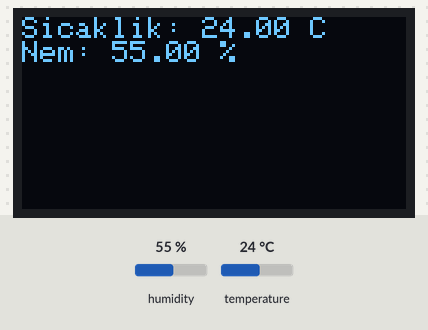
Recording of a sketch running on a simulated ESP8266 (NodeMCU). Shown: 128×64 one-colour display. Inputs (shaded band) come from the test bench; at power-on: humidity 55 %, temperature 24 °C. WiFi joins after 1.5 s; servers stay silent unless stated; the display library's start-up logo is not drawn; what the sketch prints to the serial monitor is not drawn.

Above: at 6.2 s.
6.3 s: humidity set to 22 %
At 8.6 s:
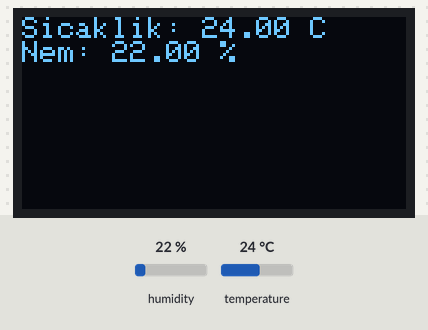
9.3 s: temperature set to 12 °C
At 10.7 s:
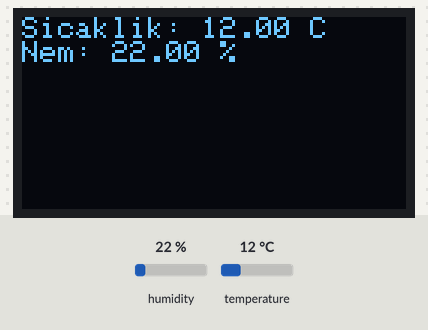
12.3 s: humidity set to 40 %
At 15.0 s:
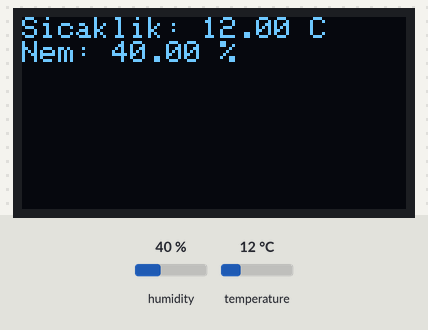
15.3 s: temperature set to 19 °C
Timing chart, 0 to 18.3 s (numbered marks = the images above; inputs shaded):
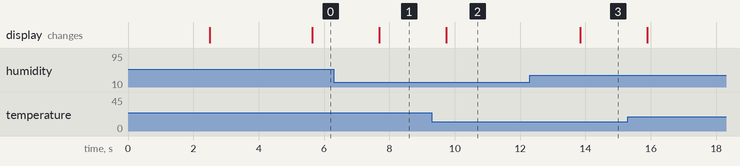

The sketch:

Hava_Sicaklik_Nem.ino
```cpp
#include <Wire.h>
#include <Adafruit_GFX.h>
#include <Adafruit_SSD1306.h>
#include <DHT.h>
#include <ESP8266WiFi.h>
#include <ESP8266WebServer.h>
#include <ArduinoJson.h>

const char* ssid = "internet";
const char* password = "12345678";

ESP8266WebServer server(80);

#define Ekran_genislik 128
#define Ekran_yukseklik 64
#define OLED_RESET -1
const int OLED_I2C_ADDRESS = 0x3C;
Adafruit_SSD1306 display(Ekran_genislik, Ekran_yukseklik, &Wire, OLED_RESET);

#define DHTPIN 13
#define DHTTYPE DHT11

DHT dht(DHTPIN, DHTTYPE);

float currentHumidity = 0.0;
float currentTemperature = 0.0;
bool sensorReadSuccess = false;

void handleGetData() {
  StaticJsonDocument<200> doc;
  server.sendHeader("Access-Control-Allow-Origin", "*");
  server.sendHeader("Access-Control-Allow-Methods", "GET,OPTIONS");
  if (sensorReadSuccess) {
    doc["temperature"] = currentTemperature;
    doc["humidity"] = currentHumidity;
    doc["status"] = "ok";
    String jsonResponse;
    serializeJson(doc, jsonResponse);
    server.send(200, "application/json", jsonResponse);
  } else {
    doc["status"] = "error";
    doc["message"] = "Sensor okuma hatasi";
    String jsonResponse;
    serializeJson(doc, jsonResponse);
    server.send(503, "application/json", jsonResponse);
  }
}

void handleRoot() {
  String html = "<html><body><h1>ESP8266 Sensor Verileri</h1>";
  html += "<p>Status: ";
  if (sensorReadSuccess) {
    html += "OK</p>";
    html += "<p>Sicaklik: " + String(currentTemperature) + "&deg;C</p>";
    html += "<p>Nem: " + String(currentHumidity) + "%</p>";
  } else {
    html += "Sensor Hatasi veya henuz okunmadi</p>";
  }
  html += "<p><a href='/data'>JSON Verisini Goster</a></p>";
  html += "</body></html>";
  server.send(200, "text/html", html);
}

void setup() {
  Serial.begin(115200);
  WiFi.disconnect();
  delay(1000);

  Serial.println();
  Serial.print("Aga baglaniliyor: ");
  Serial.println(ssid);
  WiFi.begin(ssid, password);
  while (WiFi.status() != WL_CONNECTED) {
    delay(500);
    Serial.println("Baglanti Bekleniyor...");
    Serial.print(".");
    Serial.println(WiFi.status());
  }

  Serial.println();
  Serial.println("WiFi baglandi!");
  Serial.print("ESP IP Adresi: ");
  Serial.println(WiFi.localIP());

  server.on("/", handleRoot);
  server.on("/data", handleGetData);
  server.begin();
  Serial.println("HTTP sunucusu baslatildi.");

  Wire.begin();
  if (!display.begin(SSD1306_SWITCHCAPVCC, OLED_I2C_ADDRESS)) {
    Serial.print(F("SSD1306 tahsis basarisiz. Adresi ("));
    Serial.print(OLED_I2C_ADDRESS, HEX);
    Serial.println(F(") ve baglantilari kontrol edin."));
    for (;;);
  }

  display.display();
  delay(1000);
  display.clearDisplay();
  display.display();

  dht.begin();
  Serial.println("DHT ve OLED baslatildi!");
}

void loop() {
  delay(2000);

  float h = dht.readHumidity();
  float t = dht.readTemperature();

  if (isnan(h) || isnan(t)) {
    Serial.println(F("DHT okuma hatasi!"));
    sensorReadSuccess = false;
    display.clearDisplay();
    display.setCursor(0, 0);
    display.setTextColor(SSD1306_WHITE);
    display.setTextSize(1);
    display.println("Sensor Hatasi!");
    display.display();
  } else {
    sensorReadSuccess = true;
    currentHumidity = h;
    currentTemperature = t;

    Serial.print(F("Nem: "));
    Serial.print(currentHumidity);
    Serial.print(F("%  Sicaklik: "));
    Serial.print(currentTemperature);
    Serial.println(F("°C"));
    Serial.println(WiFi.localIP());

    display.clearDisplay();
    display.setTextSize(1);
    display.setTextColor(SSD1306_WHITE);
    display.setCursor(0, 0);
    display.print("Sicaklik: ");
    display.print(currentTemperature);
    display.println(" C");
    display.print("Nem: ");
    display.print(currentHumidity);
    display.println(" %");
    display.display();
  }

  server.handleClient();
}
```

Measured:
- after the input at 6.3 s, the display: changes after 1.4 s (image 1)
- after the input at 9.3 s, the display: changes after 0.44 s (image 2)
- after the input at 12.3 s, the display: changes after 1.5 s (image 3)
